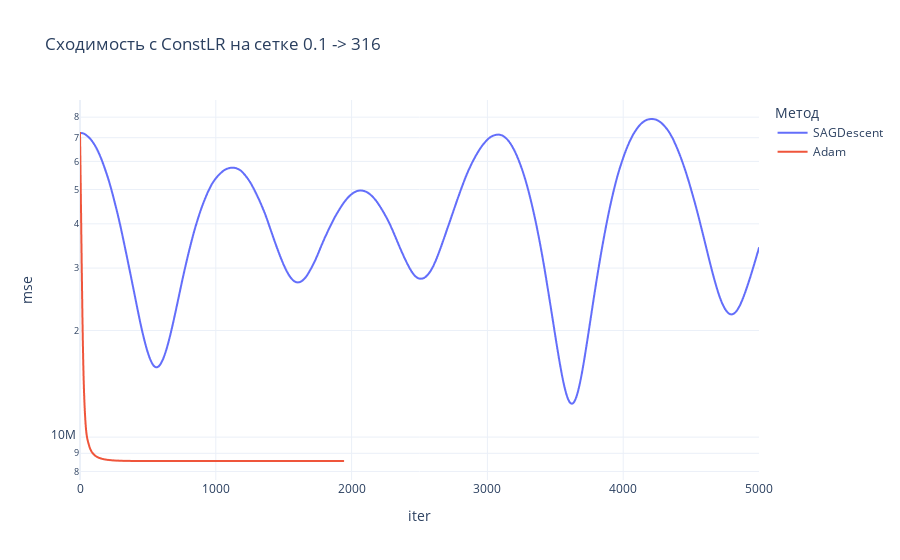

Notebook code cell kept with this figure:
### Code cell
fig = px.line(
    df, x='iter', y='mse', color='method',
    title='Сходимость c ConstLR на сетке 0.1 -> 316'
)
fig.update_layout(template='plotly_white', legend_title_text='Метод')
fig.update_yaxes(type='log')
fig.show()

### Figure 1 — Plotly figure (JSON) as saved in the notebook; plotly's stock layout.template omitted (floating-point values rounded to 4 significant figures; data arrays with more than 128 entries replaced by an {"elided": "..."} marker saying what was removed)
{"data": [{"hovertemplate": "method=SAGDescent<br>iter=%{x}<br>mse=%{y}<extra></extra>", "legendgroup": "SAGDescent", "line": {"color": "#636efa", "dash": "solid"}, "marker": {"symbol": "circle"}, "mode": "lines", "name": "SAGDescent", "showlegend": true, "x": {"elided": "5001 int values"}, "xaxis": "x", "y": {"elided": "5001 float values"}, "yaxis": "y", "type": "scattergl"}, {"hovertemplate": "method=Adam<br>iter=%{x}<br>mse=%{y}<extra></extra>", "legendgroup": "Adam", "line": {"color": "#EF553B", "dash": "solid"}, "marker": {"symbol": "circle"}, "mode": "lines", "name": "Adam", "showlegend": true, "x": {"elided": "1940 int values"}, "xaxis": "x", "y": {"elided": "1940 float values"}, "yaxis": "y", "type": "scattergl"}], "layout": {"xaxis": {"anchor": "y", "domain": [0.0, 1.0], "title": {"text": "iter"}}, "yaxis": {"anchor": "x", "domain": [0.0, 1.0], "title": {"text": "mse"}, "type": "log"}, "legend": {"title": {"text": "Метод"}, "tracegroupgap": 0}, "title": {"text": "Сходимость c ConstLR на сетке 0.1 -> 316"}}}
